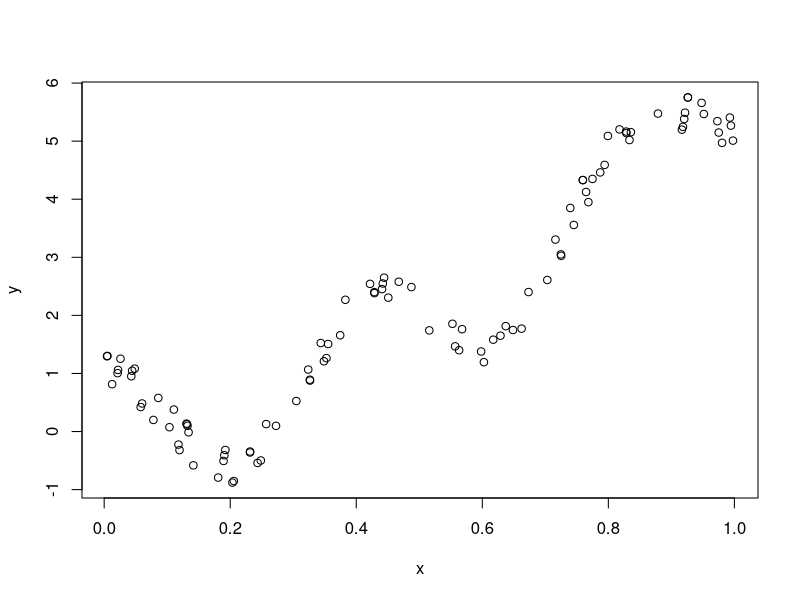
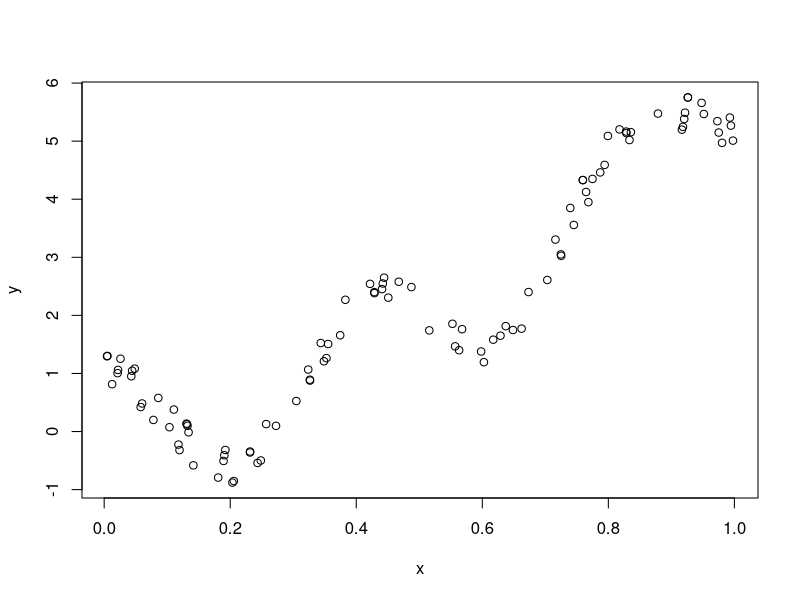

Write R code to recreate these figures, in order.
## ---- chunk 1
knitr::opts_chunk$set(echo = TRUE) #We tell R to display code by default.
## ---- chunk 2

# First we create a simple function
f <- function(z) {
  return(5*z^2+z+cos(15*z)+0.3*sin(300*z))
}

# We randomly generate some x
x<-runif(100)
# We set y to be f applied to x
y<-f(x)

# We then put x and y together in a data frame
df<-data.frame(x,y)

## ---- chunk 3

#Display the top 5 rows of df
head(df, n=5)

## ---- chunk 4

# A simple plot
plot(x,y) 

## ---- chunk 5
# Setting include=FALSE in this fragment ensures that neither the code nor the output for this particular fragment will be displayed.

plot(x,y)

